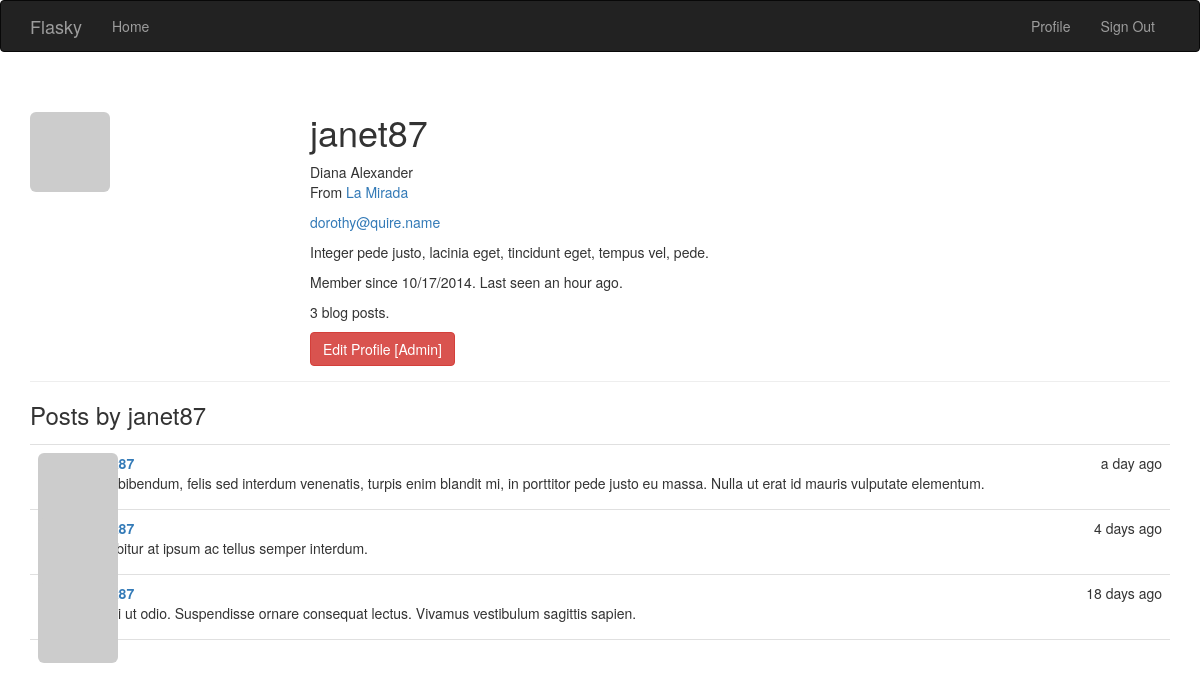
Page /user/janet87 (signed in) on the committed database.
### app/models.py (models this page shows, shortened)
class User(UserMixin,db.Model):
    __tablename__ = 'users'
    id = db.Column(db.Integer, primary_key=True)
    email = db.Column(db.String(64), unique=True, index=True)
    username = db.Column(db.String(64), unique = True, index=True)
    password_hash = db.Column(db.String(128))
    confirmed = db.Column(db.Boolean, default=False)
    role_id = db.Column(db.Integer, db.ForeignKey('roles.id'))
    name = db.Column(db.String(64))
    location = db.Column(db.String(64))
    about_me = db.Column(db.Text())
    member_since = db.Column(db.DateTime(), default=now_)
    last_seen = db.Column(db.DateTime(), default=now_)
    avatar_hash = db.Column(db.String(32))
    posts = db.relationship('Post', backref='author', lazy='dynamic')
    @property
    def password(self):
        raise AttributeError('password is not a readable attribute')
    def save(self):
        db.session.add(self)
        db.session.commit()
    def can(self,permissions):
        return self.role is not None and \
            (self.role.permissions & permissions) == permissions
    def is_administrator(self):
        return self.can(Permission.ADMINISTER)
    def ping(self):
        self.last_seen = datetime.utcnow()
        self.save()
    def gravatar(self, size=100, default='identicon', rating='g'):
        if request.is_secure:
            url = 'https://secure.gravatar.com/avatar'
        else:
            url = 'http://www.gravatar.com/avatar'
        hash = hashlib.md5(self.email.encode('utf-8')).hexdigest()
        return '{url}/{hash}?s={size}&d={default}&r={rating}'.format(
            url=url, hash=hash, size=size, default=default, rating=rating)

class Post(db.Model):
    __tablename__ = 'posts'
    id = db.Column(db.Integer, primary_key=True)
    body = db.Column(db.Text)
    timestamp = db.Column(db.DateTime, index=True, default=now_)
    author_id = db.Column(db.Integer, db.ForeignKey('users.id'))

### app/main/views.py (the view)
@main.route('/user/<username>')
def user(username):
    user = User.query.filter_by(username=username).first()
    if user is None:
        abort(404)
    posts = user.posts.order_by(Post.timestamp.desc()).all()
    return render_template('user.html', user=user, posts=posts)

### app/auth/views.py (called while the page is built)
@auth.before_app_request
def before_request():
    if current_user.is_authenticated():
        current_user.ping()
        if not current_user.confirmed \
                and request.endpoint[:5] != 'auth.':
            return redirect(url_for('auth.unconfirmed'))

### app/main/__init__.py (called while the page is built)
@main.app_context_processor
def inject_permissions():
    return dict(Permission=Permission)

### app/models.py (called while the page is built)
@login_manager.user_loader
def load_user(user_id):
    return User.query.get(int(user_id))

### app/templates/user.html (shortened to what this page needs)
{% extends "base.html" %}
{% block page_content %}
<div class="page-header">
    <img class="img-rounded profile-thumbnail" src="{{ user.gravatar(size=256) }}">
    <div class="profile-header">
        <h1>{{ user.username }}</h1>
        {% if user.name or user.location %}
        <p>
            {% if user.name %}{{ user.name }}<br>{% endif %}
            {% if user.location %}
                From <a href="http://maps.google.com/?q={{ user.location }}">{{ user.location }}</a><br>
            {% endif %}
        </p>
        {% endif %}
        {% if current_user.is_administrator() %}
        <p><a href="mailto:{{ user.email }}">{{ user.email }}</a></p>
        {% endif %}
        {% if user.about_me %}<p>{{ user.about_me }}</p>{% endif %}
        <p>Member since {{ moment(user.member_since).format('L') }}. Last seen {{ moment(user.last_seen).fromNow() }}.</p>
        <p>{{ user.posts.count() }} blog posts.</p>
        <p>
            {% if current_user.is_administrator() %}
            <a class="btn btn-danger" href="{{ url_for('.edit_profile_admin', id=user.id) }}">Edit Profile [Admin]</a>
            {% endif %}
        </p>
    </div>
</div>
<h3>Posts by {{ user.username }}</h3>
{% include '_posts.html' %}
{% endblock %}

### app/templates/_posts.html
<ul class="posts">
    {% for post in posts %}
    <li class="post">
        <div class="post-thumbnail">
            <a href="{{ url_for('.user', username=post.author.username) }}">
                <img class="img-rounded profile-thumbnail" src="{{ post.author.gravatar(size=40) }}">
            </a>
        </div>
        <div class="post-content">
            <div class="post-date">{{ moment(post.timestamp).fromNow() }}</div>
            <div class="post-author"><a href="{{ url_for('.user', username=post.author.username) }}">{{ post.author.username }}</a></div>
            <div class="post-body">{{ post.body }}</div>
        </div>
    </li>
    {% endfor %}
</ul>

### app/static/styles.css (style rules this page uses)
.profile-thumbnail { position: absolute; }
.profile-header { min-height: 260px; margin-left: 280px; }
ul.posts { list-style-type: none; padding: 0px; margin: 16px 0px 0px 0px; border-top: 1px solid #e0e0e0; }
ul.posts li.post { padding: 8px; border-bottom: 1px solid #e0e0e0; }
div.post-date { float: right; }
div.post-author { font-weight: bold; }
div.post-thumbnail { position: absolute; }
div.post-content { margin-left: 48px; min-height: 48px; }

### rows in the picture
User: username "janet87", name "Diana Alexander", location "La Mirada", email "dorothy@quire.name", about_me "Integer pede justo, lacinia eget, tincidunt eget, tempus vel, pede.", member_since "10/17/2014", last_seen "an hour ago"
Post: timestamp "a day ago", body "Duis bibendum, felis sed interdum venenatis, turpis enim blandit mi, in porttitor pede justo eu massa. Nulla ut erat id mauris vulputate elementum."
Post: timestamp "4 days ago", body "Curabitur at ipsum ac tellus semper interdum."
Post: timestamp "18 days ago", body "Morbi ut odio. Suspendisse ornare consequat lectus. Vivamus vestibulum sagittis sapien."

### other values in the picture
{{ user.posts.count() }} "3"
